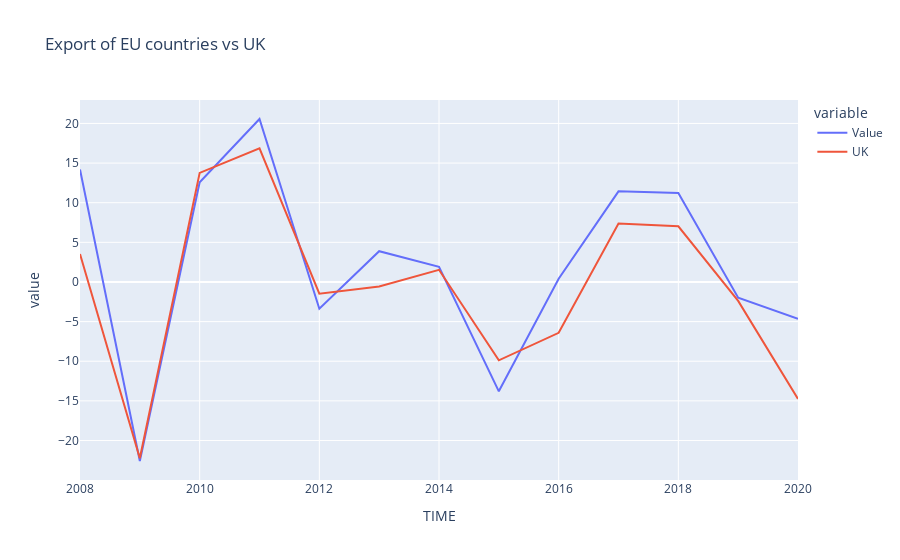

This figure's notebook cell:
### Code cell
#dataframe: export EU countries vs UK in percentage change, previous period 1

df_ex_eu_gbr = df_ex_percent_eu[(df_ex_percent_eu.LOCATION == 'GBR')]
df_ex_eu_other = df_ex_percent_eu[(df_ex_percent_eu.LOCATION != 'GBR')]

gb_ex_eu_other = df_ex_eu_other.groupby('TIME')
df_ex_eu_avg = gb_ex_eu_other['Value'].mean()

fig_ex_base_eu = px.line(df_ex_eu_avg, title='Export of EU countries vs UK')
fig_ex_base_eu.add_scatter(x=df_ex_eu_gbr['TIME'], y=df_ex_eu_gbr['Value'], mode='lines', name='UK')

fig_ex_base_eu.show()

### Figure 1 — Plotly figure (JSON) as saved in the notebook; plotly's stock layout.template omitted (floating-point values rounded to 4 significant figures)
{"data": [{"hovertemplate": "variable=Value<br>TIME=%{x}<br>value=%{y}<extra></extra>", "legendgroup": "Value", "line": {"color": "#636efa", "dash": "solid"}, "marker": {"symbol": "circle"}, "mode": "lines", "name": "Value", "orientation": "v", "showlegend": true, "type": "scatter", "x": [2008, 2009, 2010, 2011, 2012, 2013, 2014, 2015, 2016, 2017, 2018, 2019, 2020], "xaxis": "x", "y": [14.19, -22.59, 12.58, 20.56, -3.373, 3.887, 1.903, -13.8, 0.404, 11.44, 11.22, -1.993, -4.654], "yaxis": "y"}, {"mode": "lines", "name": "UK", "type": "scatter", "x": [2008, 2009, 2010, 2011, 2012, 2013, 2014, 2015, 2016, 2017, 2018, 2019, 2020], "y": [3.54, -22.25, 13.77, 16.86, -1.477, -0.582, 1.532, -9.888, -6.413, 7.362, 7.022, -2.386, -14.75]}], "layout": {"legend": {"title": {"text": "variable"}, "tracegroupgap": 0}, "title": {"text": "Export of EU countries vs UK"}, "xaxis": {"anchor": "y", "domain": [0, 1], "title": {"text": "TIME"}}, "yaxis": {"anchor": "x", "domain": [0, 1], "title": {"text": "value"}}}}
